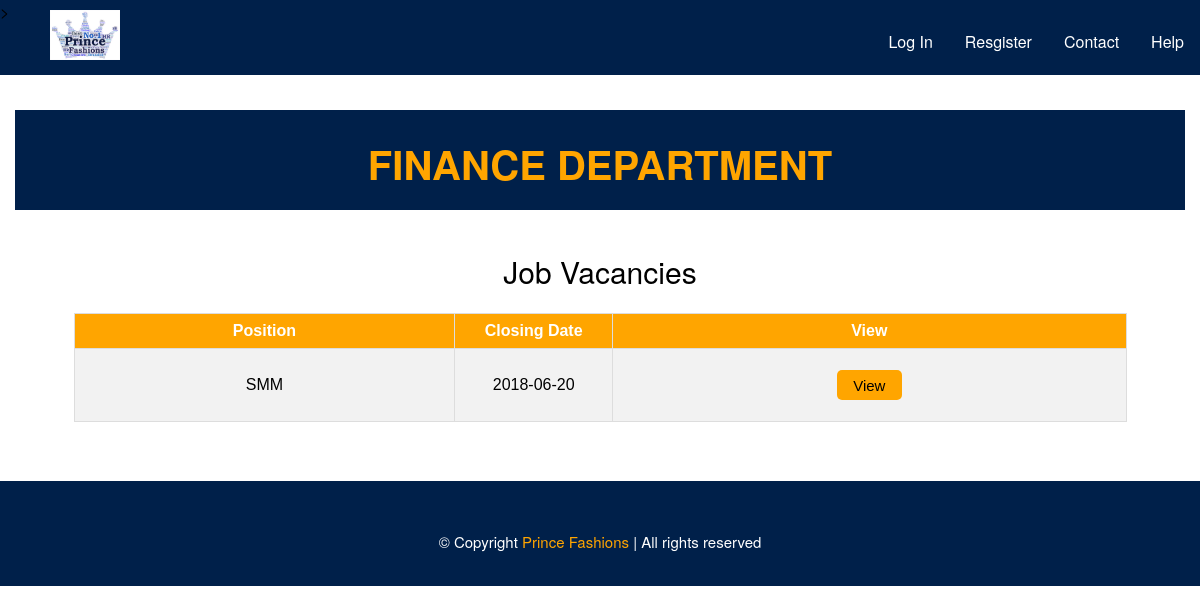
Before: /pages/view_jobs?dept_id=1 with the older database file.
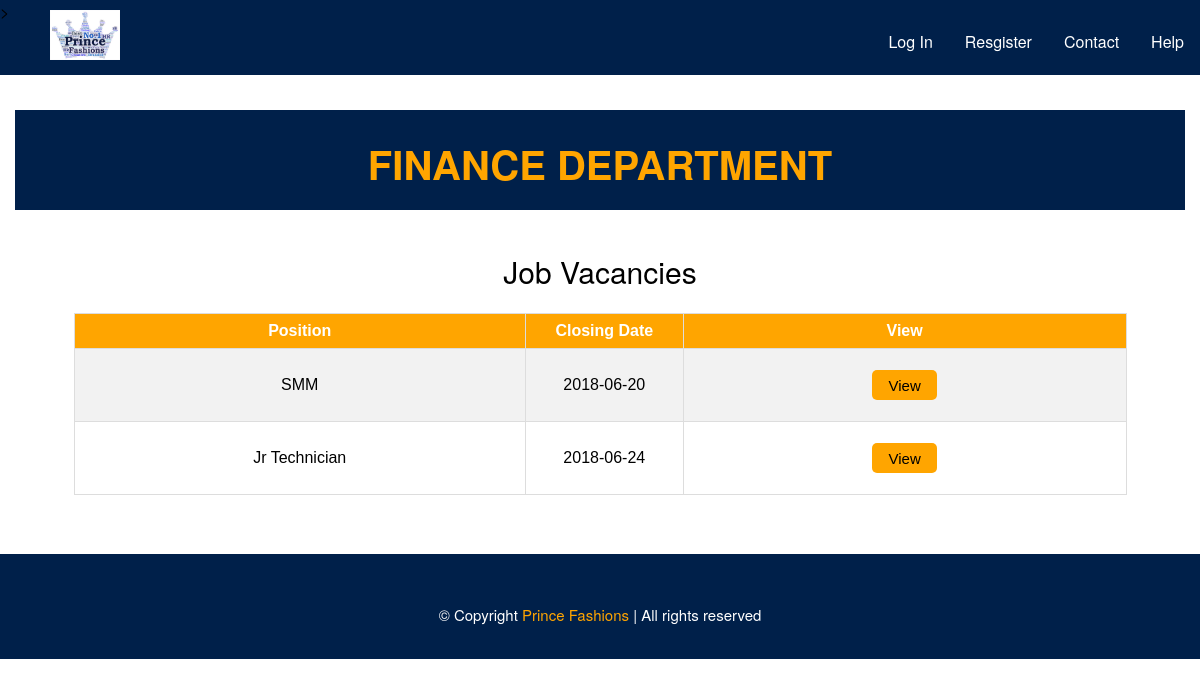
After: the same page with the newer database file.
### tables this page shows
CREATE TABLE `jobs` (
  `job_id` int(11) NOT NULL AUTO_INCREMENT,
  `u_id` int(11) NOT NULL,
  `dept_id` varchar(3) NOT NULL,
  `title` varchar(256) NOT NULL,
  `position` varchar(100) NOT NULL,
  `description` varchar(1028) NOT NULL,
  `post_date` date NOT NULL,
  `closing_date` date NOT NULL,
  `img_job` varchar(10000) NOT NULL,
  PRIMARY KEY (`job_id`,`u_id`,`dept_id`),
  KEY `c_id` (`u_id`),
  KEY `dept_id` (`dept_id`),
  CONSTRAINT `jobs_ibfk_1` FOREIGN KEY (`u_id`) REFERENCES `client_department` (`u_id`),
  CONSTRAINT `jobs_ibfk_2` FOREIGN KEY (`dept_id`) REFERENCES `department` (`dept_id`)
);

### pages/view_jobs.php (the view, shortened to what this page needs)
<?php
    if (isset($_SESSION['nID'])){
        if ($_SESSION["role"] == 'user' ){
        require($_SERVER['DOCUMENT_ROOT'] . '/fashion/php/header_logged.php');}
        if ($_SESSION["role"] == 'client' ){
        require($_SERVER['DOCUMENT_ROOT'] . '/fashion/client_header.php');}
    if ($_SESSION["role"] == 'admin' ){
        require($_SERVER['DOCUMENT_ROOT'] . '/fashion/admin_header.php');
    }
}
    else{
               require($_SERVER['DOCUMENT_ROOT'] . '/fashion/header.php');
    }
    require($_SERVER['DOCUMENT_ROOT'] . '/fashion/php/dbcon.php');
    $dept_id = $_GET['dept_id'];
    $dept_sql = "SELECT department from department where dept_id=$dept_id";
    $query=mysqli_query($connection,$dept_sql);
    while($row = $query-> fetch_assoc()){
        $dept = $row['department'];
    }
    echo ' <div class="container">
    <div class="dept_heading">
        <h2 style="font-size: 40px; color: #FFA500; text-align: center; padding: 25px;text-transform: uppercase">'.$dept.' Department</h2>
    </div>
    <div class="view_jobs">
        <h1>Job Vacancies</h1>
        <table class="job">
            <tr>
                <th>Position</th>
                <th style="width: 15%;" >Closing Date</th>
                <th>View</th>
            </tr>
                                    ';
    $t_date=date("Y-m-d");
    $sql = "SELECT * FROM jobs INNER JOIN department ON jobs.dept_id=department.dept_id where jobs.dept_id = $dept_id AND closing_date>=$t_date ORDER BY jobs.closing_date";
    $result=mysqli_query($connection,$sql);
    while($row = $result -> fetch_assoc())
                {
                  echo '
                    <tr>
                        <td>'. $row["position"] .'  </td>
                        <td>'. $row["closing_date"] .'  </td>
                        <td>'. '<button  class="view_btn"><a style="text-decoration: none; color: black;" href="/fashion/pages/job_description.php?job_id='.$row["job_id"].'">View</a></button> </td>
                    </tr>
                            ' ;
                }
    echo '</table>
    </div>
</div>';
?>
<?php require($_SERVER['DOCUMENT_ROOT'] . '/fashion/footer.php');  ?>

Changed rows visible on the page:
added jobs: position "Jr Technician", closing_date "2018-06-24"
